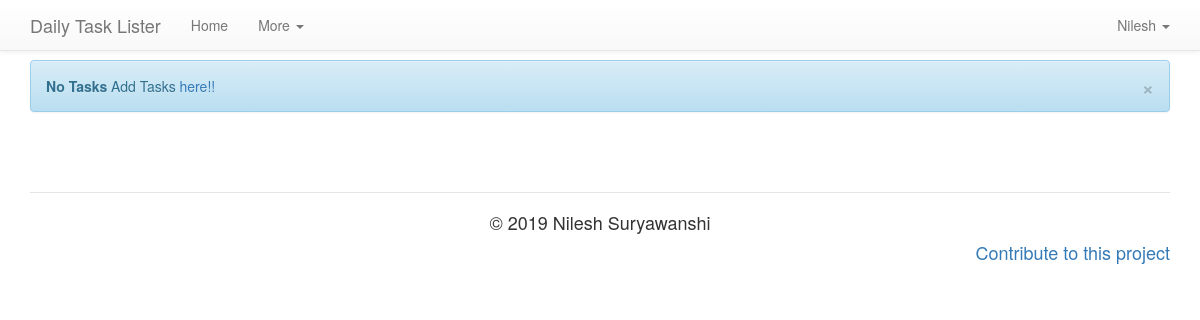
The page /user/Nilesh (signed in) on the database as committed earlier.
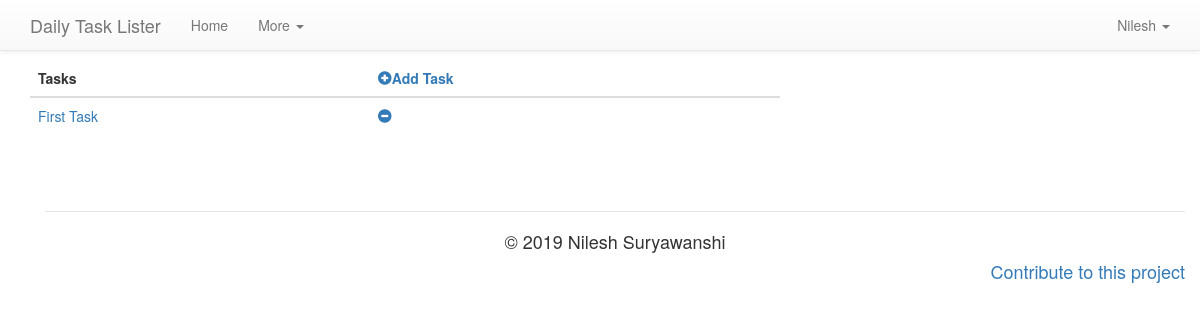
The same page on the database as committed later.
### task_lister/models.py (models this page shows, shortened)
class User(UserMixin , db.Model):
    id = db.Column(db.Integer, primary_key = True)
    username = db.Column(db.String(64), index = True, unique = True)
    email = db.Column(db.String(120), index = True, unique = True)
    mob = db.Column(db.Integer,unique = True)
    password_hash = db.Column(db.String(120))
    tasks = db.relationship('Task', backref = 'user', lazy = 'dynamic', cascade = 'all, delete-orphan')

class Task(db.Model):
    id = db.Column(db.Integer, primary_key = True, unique = True)
    t_name = db.Column(db.String(20))
    t_desc = db.Column(db.String(80))
    timestamp = db.Column(db.DateTime, index = True, default = now.replace(tzinfo = local))
    ddate = db.Column(db.DateTime, index = True)
    user_id = db.Column(db.Integer, db.ForeignKey('user.id'))

### task_lister/routes.py (the view)
@app.route('/user/<username>', methods = ['GET','POST'])
@login_required
def user(username):
    user = User.query.filter_by(username = username).first_or_404()
    task = Task.query.filter_by(user_id = user.id).all()
    return render_template('user.html',title = 'Welcome', tasks = task)

### task_lister/models.py (called while the page is built)
@login.user_loader
def load_user(id):
    return User.query.get(int(id))

### task_lister/templates/user.html (shortened to what this page needs)
{% extends 'base.html' %}
        {% block app_content %}
        {% if tasks %}
        <div class="container">
                <div class="row">
                        <div class="col-md-8">
                                <div class="table-responsive">
                                        <table class="table table-hover">
                                                <thead>
                                                        <tr>
                                                                <th>Tasks</th>
                                                                <th><a href="{{ url_for('newtask',username = current_user.username)}}">
                                                                        <span class="glyphicon glyphicon-plus-sign"></span>Add Task
                                                                </a></th>
                                                        </tr>
                                                </thead>
                                                <tbody>
                                                        {% for task in tasks %}
                                                        <tr>
                                                                <td><a href="{{ url_for('desc_task',username=current_user.username,t_id=task.id) }}">{{ task.t_name }}</a>
                                                                </td>
                                                                <td><a class="button"
                                                                                href="{{ url_for('deltask',t_id=task.id) }}"><span
                                                                                        class="glyphicon glyphicon-minus-sign"
                                                                                        aria-hidden="true"></span></a>
                                                                </td>
                                                        </tr>
                                                        {% endfor %}
                                                </tbody>
                                        </table>
                                </div>
                        </div>
                </div>
                {% else %}
                <div class="container">
                        <div class="alert alert-info">
                                <button type="button" class="close" data-dismiss="alert"
                                        aria-hidden="true">&times;</button>
                                <strong>No Tasks</strong> Add Tasks <a
                                        href="{{ url_for('newtask',username = current_user.username)}}">here!!</a>
                        </div>
                </div>
        {% endif %}
        {% endblock %}

### task_lister/templates/base.html (shortened to what this page needs)
<!DOCTYPE html>
<html lang="en">
<head>
    <link rel="stylesheet" href="https://maxcdn.bootstrapcdn.com/bootstrap/3.3.7/css/bootstrap.min.css"
>
    <link rel="stylesheet" href="https://maxcdn.bootstrapcdn.com/bootstrap/3.3.7/css/bootstrap-theme.min.css"
>
</head>
<body>
    {% block navbar %}
    <nav class="navbar navbar-default navbar-fixed-top">
        <div class="container">
            <div class="navbar-header">
                <a class="navbar-brand">
                    Daily Task Lister
                </a>
            </div>
            <div id="navbar" class="navbar-collapse collapse">
                <ul class="nav navbar-nav">
                    <li>
                        <a href="{{ url_for('home') }}">Home</a>
                    </li>
                    <li class="dropdown">
                        <a href="#" data-toggle="dropdown">More
                            <span class="caret"></span></a>
                    </li>
                </ul>
                <ul class="nav navbar-nav navbar-right">
                    {% if current_user.is_anonymous %}
                    <li>
                        <a href="{{ url_for('register') }}">
                            <span class="glyphicon glyphicon-user"></span> Register
                        </a>
                    </li>
                    <li>
                        <a href="{{ url_for('login') }}">
                            <span class="glyphicon glyphicon-log-in"></span> Login
                        </a>
                    </li>
                    {% else %}
                    <li class="dropdown">
                        <a href="#" data-toggle="dropdown">{{ current_user.username }}
                            <span class="caret"></span>
                        </a>
                    </li>
                    {% endif %}
                </ul>
            </div>
        </div>
    </nav>
    {% block app_content %}{% endblock %}
    <div class="container inline-p">
        <legend></legend>
        <h4>
            <p class="text-center">&copy; 2019 Nilesh Suryawanshi<p>
                    <p class="pull-right">
                        <a href="https://github.com/nilesh1168/Simple-webapp">Contribute to this project</a>
                    </p>
        </h4>
    </div>
    {% endblock  %}
</body>
</html>

Rows that differ between the two databases and show on the page:
added Task: t_name "First Task"
Other text that changed with them:
text no longer shown: "× No Tasks Add Tasks here!!"
text now shown: "Tasks Add Task"
